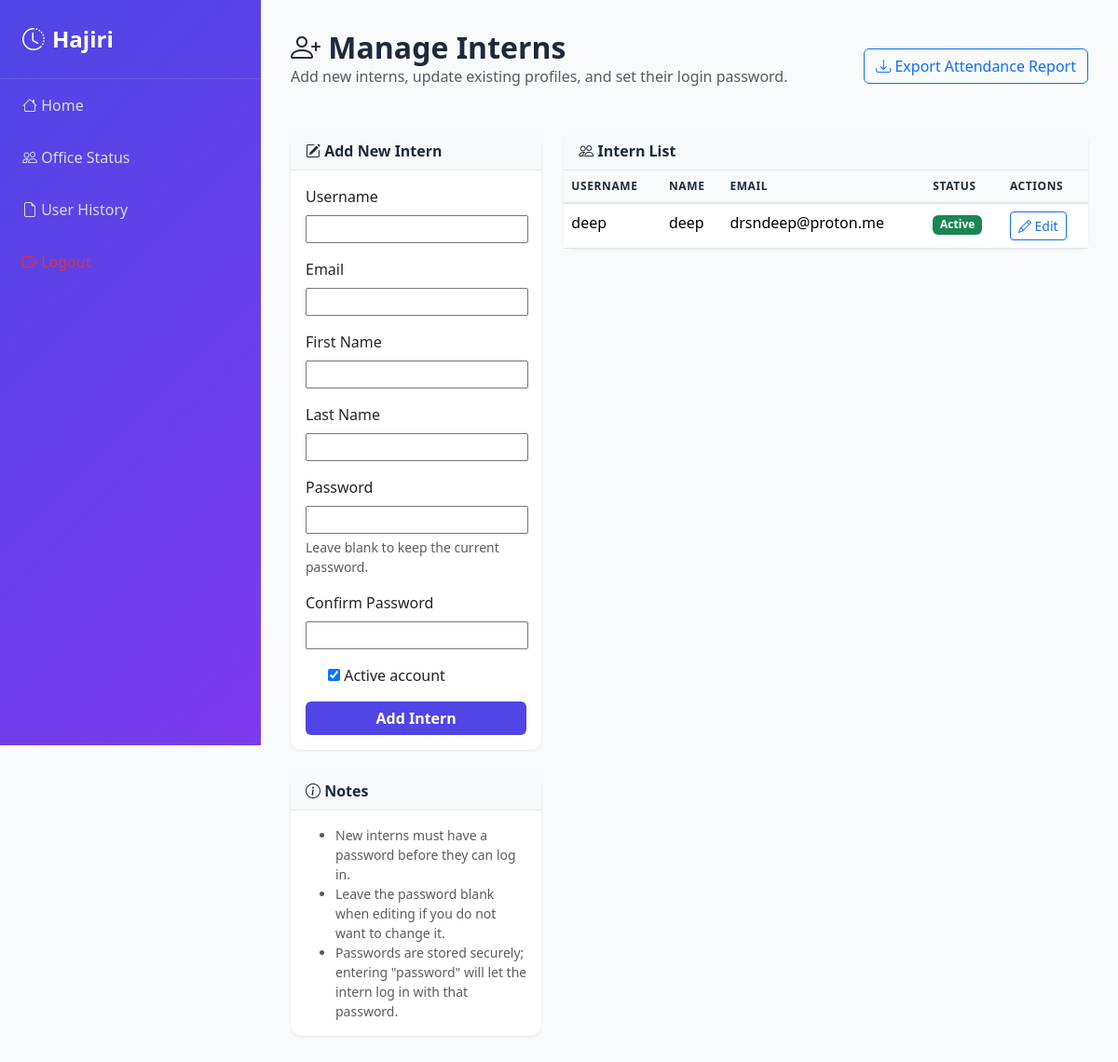
The page /accounts/admin/manage-interns/ (signed in) on the database as committed earlier.
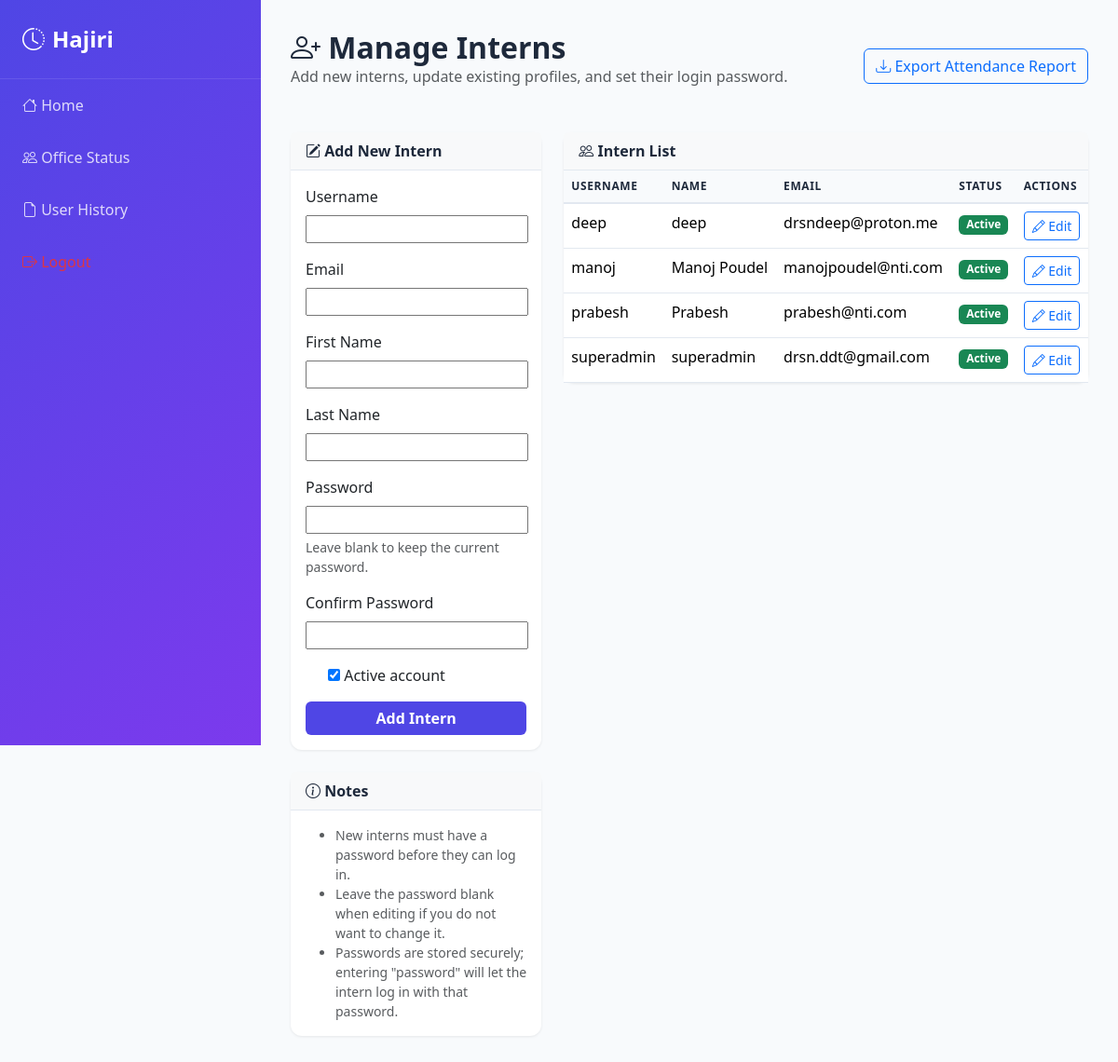
The same page on the database as committed later.
### accounts/models.py (models this page shows, shortened)
class CustomUser(AbstractUser):
    class Role(models.TextChoices):
        ADMIN = 'admin', 'Admin'
        INTERN = 'intern', 'Intern'
    role = models.CharField(max_length=20, choices=Role.choices, default=Role.INTERN)

### accounts/views.py (the view)
# urls.py: path('admin/manage-interns/', views.manage_interns, name='manage_interns'),
@login_required
def manage_interns(request):
    if not _is_admin_user(request.user):
        return HttpResponseForbidden('Admins only')
    selected_user = None
    user_id = request.GET.get('user_id')
    if user_id:
        selected_user = CustomUser.objects.filter(id=user_id, role=CustomUser.Role.INTERN).first()
    if request.method == 'POST':
        editing_id = request.POST.get('user_id')
        if editing_id:
            selected_user = CustomUser.objects.filter(id=editing_id, role=CustomUser.Role.INTERN).first()
            form = AdminUserForm(request.POST, instance=selected_user)
        else:
            form = AdminUserForm(request.POST)
        if form.is_valid():
            intern = form.save(commit=False)
            intern.role = CustomUser.Role.INTERN
            password = form.cleaned_data.get('password')
            if password:
                intern.set_password(password)
            elif selected_user is None:
                intern.set_unusable_password()
            intern.save()
            action_text = 'updated' if editing_id else 'added'
            messages.success(request, f'Intern {action_text} successfully.')
            return redirect('accounts:manage_interns')
    else:
        form = AdminUserForm(instance=selected_user)
    interns = CustomUser.objects.filter(role=CustomUser.Role.INTERN).order_by('username')
    return render(
        request,
        'accounts/manage_interns.html',
        {
            'form': form,
            'interns': interns,
            'selected_user': selected_user,
        },
    )

### accounts/forms.py (shortened to what this page needs)
class AdminUserForm(forms.ModelForm):
    password = forms.CharField(
        label='Password',
        required=False,
        widget=forms.PasswordInput(render_value=True),
        help_text='Leave blank to keep the current password.',
    )
    confirm_password = forms.CharField(
        label='Confirm Password',
        required=False,
        widget=forms.PasswordInput(render_value=True),
    )
    class Meta:
        model = CustomUser
        fields = ['username', 'email', 'first_name', 'last_name', 'is_active']

### accounts/views.py (called while the page is built)
def _is_admin_user(user):
    return user.is_active and (user.is_superuser or getattr(user, 'role', None) == 'admin')

### templates/accounts/manage_interns.html (shortened to what this page needs)
{% extends 'base.html' %}
{% block content %}
<div class="page-header">
  <div class="d-flex align-items-center justify-content-between">
    <div>
      <h1><i class="bi bi-person-plus"></i> Manage Interns</h1>
      <p class="text-muted">Add new interns, update existing profiles, and set their login password.</p>
    </div>
    <div>
      <a href="{% url 'attendance:export_csv' %}" class="btn btn-outline-primary">
        <i class="bi bi-download"></i> Export Attendance Report
      </a>
    </div>
  </div>
</div>
<div class="row">
  <div class="col-lg-4">
    <div class="card mb-4">
      <div class="card-header bg-light">
        <i class="bi bi-pencil-square"></i> {% if selected_user %}Edit Intern{% else %}Add New Intern{% endif %}
      </div>
      <div class="card-body">
        <form method="post">
          <div class="mb-3">
            <label class="form-label">Username</label>
            {{ form.username }}
          </div>
          <div class="mb-3">
            <label class="form-label">Email</label>
            {{ form.email }}
          </div>
          <div class="mb-3">
            <label class="form-label">First Name</label>
            {{ form.first_name }}
          </div>
          <div class="mb-3">
            <label class="form-label">Last Name</label>
            {{ form.last_name }}
          </div>
          <div class="mb-3">
            <label class="form-label">Password</label>
            {{ form.password }}
            <div class="form-text">Leave blank to keep the current password.</div>
          </div>
          <div class="mb-3">
            <label class="form-label">Confirm Password</label>
            {{ form.confirm_password }}
          </div>
          <div class="mb-3 form-check">
            {{ form.is_active }}
            <label class="form-check-label">Active account</label>
          </div>
          <button type="submit" class="btn btn-primary w-100">
            {% if selected_user %}Save Changes{% else %}Add Intern{% endif %}
          </button>
        </form>
      </div>
    </div>
    <div class="card">
      <div class="card-header bg-light">
        <i class="bi bi-info-circle"></i> Notes
      </div>
      <div class="card-body small text-muted">
        <ul class="mb-0">
          <li>New interns must have a password before they can log in.</li>
          <li>Leave the password blank when editing if you do not want to change it.</li>
          <li>Passwords are stored securely; entering "password" will let the intern log in with that password.</li>
        </ul>
      </div>
    </div>
  </div>
  <div class="col-lg-8">
    <div class="card">
      <div class="card-header bg-light">
        <i class="bi bi-people"></i> Intern List
      </div>
      <div class="card-body p-0">
        {% if interns %}
          <div class="table-responsive">
            <table class="table mb-0">
              <thead>
                <tr>
                  <th>Username</th>
                  <th>Name</th>
                  <th>Email</th>
                  <th>Status</th>
                  <th>Actions</th>
                </tr>
              </thead>
              <tbody>
                {% for intern in interns %}
                  <tr>
                    <td>{{ intern.username }}</td>
                    <td>{{ intern.get_full_name|default:intern.username }}</td>
                    <td>{{ intern.email }}</td>
                    <td>
                      {% if intern.is_active %}
                        <span class="badge bg-success">Active</span>
                      {% else %}
                        <span class="badge bg-secondary">Inactive</span>
                      {% endif %}
                    </td>
                    <td>
                      <a href="?user_id={{ intern.id }}" class="btn btn-sm btn-outline-primary">
                        <i class="bi bi-pencil"></i> Edit
                      </a>
                    </td>
                  </tr>
                {% endfor %}
              </tbody>
            </table>
          </div>
        {% else %}
          <div class="p-4 text-center text-muted">
            <i class="bi bi-inbox" style="font-size: 2rem;"></i>
            <p class="mt-2">No interns have been added yet.</p>
          </div>
        {% endif %}
      </div>
    </div>
  </div>
</div>
{% endblock %}

### templates/base.html (shortened to what this page needs)
<!doctype html>
<html lang="en">
  <head>
    <link href="https://cdn.jsdelivr.net/npm/bootstrap@5.3.3/dist/css/bootstrap.min.css" rel="stylesheet">
    <link rel="stylesheet" href="https://cdn.jsdelivr.net/npm/bootstrap-icons@1.11.0/font/bootstrap-icons.css">
  </head>
  <body>
    <div class="d-flex min-vh-100">
      <div class="sidebar d-flex flex-column" style="width: 280px; position: fixed; height: 100vh; overflow-y: auto;">
        <div class="sidebar-header">
          <i class="bi bi-clock-history"></i>
          Hajiri
        </div>
        <div class="list-group list-group-flush">
          <a class="list-group-item list-group-item-action" href="{% url 'dashboard:dashboard_home' %}">
            <i class="bi bi-house"></i> Home
          </a>
          {% if request.user.role == 'admin' %}
            <a class="list-group-item list-group-item-action" href="{% url 'attendance:admin_office_status' %}">
              <i class="bi bi-people"></i> Office Status
            </a>
            <a class="list-group-item list-group-item-action" href="{% url 'attendance:admin_user_history' %}">
              <i class="bi bi-file-earmark"></i> User History
            </a>
          {% endif %}
          <a class="list-group-item list-group-item-action text-danger" href="{% url 'accounts:logout' %}">
            <i class="bi bi-box-arrow-right"></i> Logout
          </a>
        </div>
      </div>
      <main class="main-content" style="margin-left: 280px; width: calc(100% - 280px);">
        {% block content %}{% endblock %}
      </main>
    </div>
  </body>
</html>

### templates/base.html (style rules this page uses)
:root { --primary-color: #4f46e5; --success-color: #10b981; --danger-color: #ef4444; --warning-color: #f59e0b; --info-color: #0ea5e9; }
body { background-color: #f8fafc; }
.sidebar { background: linear-gradient(135deg, var(--primary-color) 0%, #7c3aed 100%); min-height: 100vh; color: white; }
.sidebar-header { padding: 1.5rem; border-bottom: 1px solid rgba(255, 255, 255, 0.1); font-size: 1.5rem; font-weight: 700; display: flex; align-items: center; gap: 0.5rem; }
.sidebar .list-group-item { background: transparent; border: none; color: rgba(255, 255, 255, 0.8); padding: 1rem 1.5rem; transition: all 0.3s ease; }
.sidebar .list-group-item-action { color: rgba(255, 255, 255, 0.8); }
.main-content { flex-grow: 1; padding: 2rem; }
.page-header { margin-bottom: 2rem; }
.page-header h1 { font-size: 2rem; font-weight: 700; color: #1e293b; margin: 0; }
.card { border: none; box-shadow: 0 1px 3px rgba(0, 0, 0, 0.08); border-radius: 0.75rem; transition: box-shadow 0.3s ease; }
.card-header { background: #f8fafc; border-bottom: 1px solid #e2e8f0; font-weight: 600; color: #1e293b; }
.btn-primary { background: var(--primary-color); border: none; font-weight: 600; }
.table { border-collapse: collapse; }
.table thead th { background: #f8fafc; border-bottom: 2px solid #e2e8f0; font-weight: 600; color: #1e293b; text-transform: uppercase; font-size: 0.75rem; letter-spacing: 0.05em; }
.table tbody tr { border-bottom: 1px solid #e2e8f0; }

Rows that differ between the two databases and show on the page:
added CustomUser: username "manoj", get_full_name "Manoj Poudel", email "manojpoudel@nti.com", is_active "Active"
added CustomUser: username "prabesh", get_full_name "Prabesh", email "prabesh@nti.com", is_active "Active"
added CustomUser: username "superadmin", get_full_name "superadmin", email "drsn.ddt@gmail.com", is_active "Active"
